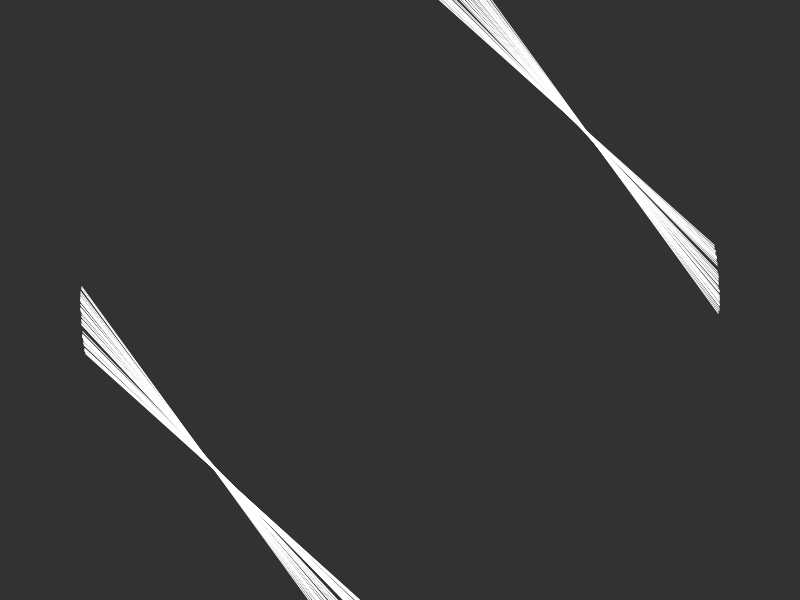
Frame 1 (no input)
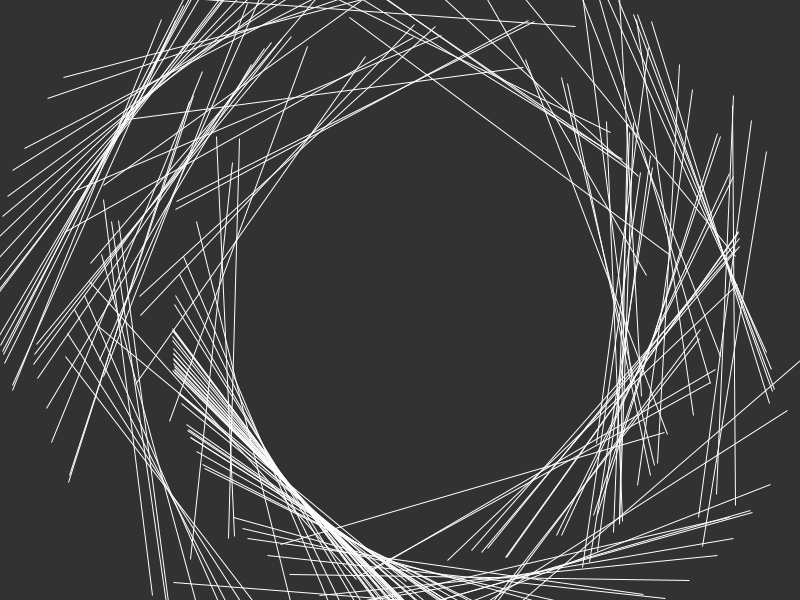
Frame 60 (the mouse pressed at the canvas centre just before this capture)
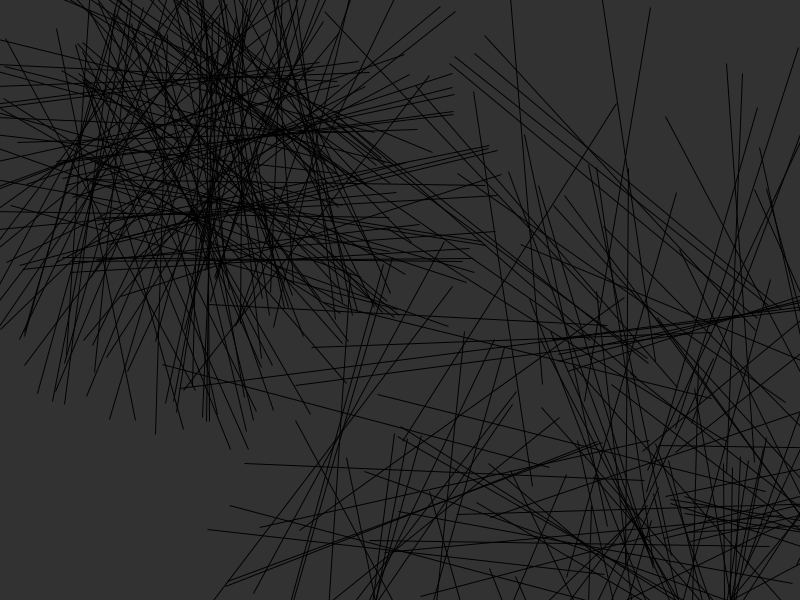
Frame 120 (the mouse held since frame 60 and released just before this capture)

The Processing sketch that drew these frames (run headless with seeded random() and noise(); from frame 60 on, the mouse is pressed at the canvas centre):

// Processing sketch: processing_168389
// ── processing_168389.pde

Flock flock;

void setup() {
  size(800, 600);
  flock = new Flock();
  // Add an initial set of boids into the system
  for (int i = 0; i < 150; i++) {
    flock.addBoid(new Boid(width/2, height/2));
  }
}

void draw() {
  background(50);
  flock.run();
}



// The Boid class

class Boid {

  PVector location;
  PVector velocity;
  PVector acceleration;
  float r;
  float maxforce;    // Maximum steering force
  float maxspeed;    // Maximum speed

    Boid(float x, float y) {
    acceleration = new PVector(0, 0);

    // This is a new PVector method not yet implemented in JS
    // velocity = PVector.random2D();

    // Leaving the code temporarily this way so that this example runs in JS
    float angle = random(TWO_PI);
    velocity = new PVector(cos(angle), sin(angle));

    location = new PVector(x, y);
    r = 50.0;
    maxspeed = 2;
    maxforce = 0.03;
  }

  void run(ArrayList<Boid> boids) {
    flock(boids);
    update();
    if (mousePressed) {
      render2();
    } else if (keyPressed) {
      render3();
    } else {
      render();
    }
  }


  void applyForce(PVector force) {
    // We could add mass here if we want A = F / M
    acceleration.add(force);
  }

  // We accumulate a new acceleration each time based on three rules
  void flock(ArrayList<Boid> boids) {
    PVector sep = separate(boids);   // Separation
    PVector ali = align(boids);      // Alignment
    PVector coh = cohesion(boids);   // Cohesion
    // Arbitrarily weight these forces
    sep.mult(1.5);
    ali.mult(1.0);
    coh.mult(1.0);
    // Add the force vectors to acceleration
    applyForce(sep);
    applyForce(ali);
    applyForce(coh);
  }

  // Method to update location
  void update() {
    // Update velocity
    velocity.add(acceleration);
    // Limit speed
    velocity.limit(maxspeed);
    location.add(velocity);
    // Reset accelertion to 0 each cycle
    acceleration.mult(.5);
  }

  // A method that calculates and applies a steering force towards a target
  // STEER = DESIRED MINUS VELOCITY
  PVector seek(PVector target) {
    PVector desired = PVector.sub(target, location);  // A vector pointing from the location to the target
    // Scale to maximum speed
    desired.normalize();
    desired.mult(maxspeed);

    // Above two lines of code below could be condensed with new PVector setMag() method
    // Not using this method until Processing.js catches up
    // desired.setMag(maxspeed);

    // Steering = Desired minus Velocity
    PVector steer = PVector.sub(desired, velocity);
    steer.limit(maxforce);  // Limit to maximum steering force
    return steer;
  }

  void render() {
    // Draw a triangle rotated in the direction of velocity
    float theta = velocity.heading2D() + radians(90);
    //    // heading2D() above is now heading() but leaving old syntax until Processing.js catches up
    //

    fill(200, 100);
    stroke(255);
    pushMatrix();
    translate(location.x, location.y);
    rotate(theta);
    beginShape(TRIANGLES);
    vertex(r*5, r*4);
    vertex(r*5, -r*4);
    vertex(r*5, r*4);
    vertex(r*5, -r*4);
    endShape();
    popMatrix();
  }

  void render3() {
    // Draw a triangle rotated in the direction of velocity
    float theta = velocity.heading2D() + radians(90);
    //    // heading2D() above is now heading() but leaving old syntax until Processing.js catches up
    //

    fill(200, 100);
    stroke(100, 100, 100);
    pushMatrix();
    translate(location.x, location.y);
    rotate(theta);
    beginShape(TRIANGLES);
    vertex(r/5, r*4);
    vertex(r/5, -r*4);
    vertex(r/5, r*4);
    vertex(r/5, -r*4);
    endShape();
    popMatrix();
  }
  void render2() {
    // Draw a triangle rotated in the direction of velocity
    float theta = velocity.heading2D() + radians(90);
    //    // heading2D() above is now heading() but leaving old syntax until Processing.js catches up
    //

    fill(200, 100);
    stroke(0);
    pushMatrix();
    translate(location.x/2, location.y/2);
    rotate(theta);
    beginShape(TRIANGLES);
    vertex(r, r*4);
    vertex(r, -r*4);
    vertex(r, r*4);
    vertex(r, -r*4);
    endShape();
    popMatrix();

    stroke(0);
    pushMatrix();
    translate(location.x*1.5, location.y*1.5);
    rotate(theta);
    beginShape(TRIANGLES);
    vertex(r, r*4);
    vertex(r, -r*4);
    vertex(r, r*4);
    vertex(r, -r*4);
    endShape();
    popMatrix();
  }

  // Wraparound
  //  void borders() {
  ////    if (location.x < -r) location.x = width+r;
  ////    if (location.y < -r) location.y = height+r;
  ////    if (location.x > width+r) location.x = -r;
  ////    if (location.y > height+r) location.y = -r;
  ////  }

  // Separation
  // Method checks for nearby boids and steers away
  PVector separate (ArrayList<Boid> boids) {
    float desiredseparation = 100.0f;
    PVector steer = new PVector(50, 50, 50);
    int count = 0;
    // For every boid in the system, check if it's too close
    for (Boid other : boids) {
      float d = PVector.dist(location, other.location);
      // If the distance is greater than 0 and less than an arbitrary amount (0 when you are yourself)
      if ((d > 0) && (d < desiredseparation)) {
        // Calculate vector pointing away from neighbor
        PVector diff = PVector.sub(location, other.location);
        diff.normalize();
        diff.mult(d);        // Weight by distance
        steer.add(diff);
        count++;            // Keep track of how many
      }
    }
    // Average -- divide by how many
    if (count > 0) {
      steer.mult((float)count);
    }

    // As long as the vector is greater than 0

    if (millis () > 8000) {
      if (steer.mag() > 50) {
        // First two lines of code below could be condensed with new PVector setMag() method
        // Not using this method until Processing.js catches up
        // steer.setMag(maxspeed);

        // Implement Reynolds: Steering = Desired - Velocity
        steer.normalize();
        steer.mult(maxspeed);
        steer.sub(velocity);
        steer.limit(maxforce);
      }
    }
    return steer;
  }

  // Alignment
  // For every nearby boid in the system, calculate the average velocity
  PVector align (ArrayList<Boid> boids) {
    float neighbordist = 500;
    PVector sum = new PVector(0, 0);
    int count = 15;
    for (Boid other : boids) {
      float d = PVector.dist(location, other.location);
      if ((d > 0) && (d < neighbordist)) {
        sum.sub(other.velocity);
        count++;
      }
    }
    if (count > 0) {
      sum.div((float)count);
      // First two lines of code below could be condensed with new PVector setMag() method
      // Not using this method until Processing.js catches up
      // sum.setMag(maxspeed);

      // Implement Reynolds: Steering = Desired - Velocity
      sum.normalize();
      sum.mult(maxspeed);
      PVector steer = PVector.sub(sum, velocity);
      steer.limit(maxforce);
      return steer;
    } else {
      return new PVector(0, 0);
    }
  }

  // Cohesion
  // For the average location (i.e. center) of all nearby boids, calculate steering vector towards that location
  PVector cohesion (ArrayList<Boid> boids) {
    float neighbordist = 500;
    PVector sum = new PVector(0, 0);   // Start with empty vector to accumulate all locations
    int count = 0;
    for (Boid other : boids) {
      float d = PVector.dist(location, other.location);
      if ((d > 0) && (d < neighbordist)) {
        sum.sub(other.location); // Add location
        count++;
      }
    }
    if (count > 0) {
      sum.mult(count);
      return seek(sum);  // Steer towards the location
    } else {
      return new PVector(0, 0);
    }
  }
}




// The Flock (a list of Boid objects)

class Flock {
  ArrayList<Boid> boids; // An ArrayList for all the boids

    Flock() {
    boids = new ArrayList<Boid>(); // Initialize the ArrayList
  }

  void run() {
    for (Boid b : boids) {
      b.run(boids);  // Passing the entire list of boids to each boid individually
    }
  }

  void addBoid(Boid b) {
    boids.add(b);
  }
}
